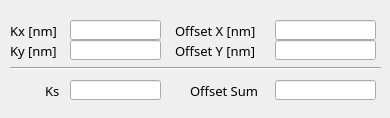
<?xml version="1.0" encoding="UTF-8"?>
<ui version="4.0">
 <class>MainWindow</class>
 <widget class="QMainWindow" name="MainWindow">
  <property name="geometry">
   <rect>
    <x>0</x>
    <y>0</y>
    <width>390</width>
    <height>118</height>
   </rect>
  </property>
  <property name="windowTitle">
   <string>Scaling Coefficients</string>
  </property>
  <property name="Title" stdset="0">
   <string>Kx,Ky &gt;&gt; $(BPM)</string>
  </property>
  <widget class="QWidget" name="centralwidget">
   <widget class="caTextEntry" name="phase_offset">
    <property name="geometry">
     <rect>
      <x>70</x>
      <y>20</y>
      <width>91</width>
      <height>20</height>
     </rect>
    </property>
    <property name="font">
     <font>
      <family>Sans Serif</family>
      <pointsize>9</pointsize>
     </font>
    </property>
    <property name="alignment">
     <set>Qt::AlignRight|Qt::AlignTrailing|Qt::AlignVCenter</set>
    </property>
    <property name="channel" stdset="0">
     <string notr="true">$(BPM):kx</string>
    </property>
    <property name="foreground">
     <color>
      <red>170</red>
      <green>0</green>
      <blue>0</blue>
     </color>
    </property>
    <property name="background">
     <color>
      <red>255</red>
      <green>255</green>
      <blue>127</blue>
     </color>
    </property>
    <property name="colorMode">
     <enum>caLineEdit::Static</enum>
    </property>
   </widget>
   <widget class="QLabel" name="label_2">
    <property name="geometry">
     <rect>
      <x>10</x>
      <y>20</y>
      <width>56</width>
      <height>21</height>
     </rect>
    </property>
    <property name="font">
     <font>
      <family>Sans Serif</family>
      <pointsize>10</pointsize>
     </font>
    </property>
    <property name="text">
     <string>Kx [nm]</string>
    </property>
   </widget>
   <widget class="QLabel" name="label_3">
    <property name="geometry">
     <rect>
      <x>10</x>
      <y>40</y>
      <width>56</width>
      <height>21</height>
     </rect>
    </property>
    <property name="font">
     <font>
      <family>Sans Serif</family>
      <pointsize>10</pointsize>
     </font>
    </property>
    <property name="text">
     <string>Ky [nm]</string>
    </property>
   </widget>
   <widget class="caTextEntry" name="phase_offset_2">
    <property name="geometry">
     <rect>
      <x>70</x>
      <y>40</y>
      <width>91</width>
      <height>20</height>
     </rect>
    </property>
    <property name="font">
     <font>
      <family>Sans Serif</family>
      <pointsize>9</pointsize>
     </font>
    </property>
    <property name="alignment">
     <set>Qt::AlignRight|Qt::AlignTrailing|Qt::AlignVCenter</set>
    </property>
    <property name="channel" stdset="0">
     <string notr="true">$(BPM):ky</string>
    </property>
    <property name="foreground">
     <color>
      <red>170</red>
      <green>0</green>
      <blue>0</blue>
     </color>
    </property>
    <property name="background">
     <color>
      <red>255</red>
      <green>255</green>
      <blue>127</blue>
     </color>
    </property>
    <property name="colorMode">
     <enum>caLineEdit::Static</enum>
    </property>
   </widget>
   <widget class="caTextEntry" name="phase_offset_3">
    <property name="geometry">
     <rect>
      <x>275</x>
      <y>20</y>
      <width>101</width>
      <height>20</height>
     </rect>
    </property>
    <property name="font">
     <font>
      <family>Sans Serif</family>
      <pointsize>9</pointsize>
     </font>
    </property>
    <property name="alignment">
     <set>Qt::AlignRight|Qt::AlignTrailing|Qt::AlignVCenter</set>
    </property>
    <property name="channel" stdset="0">
     <string notr="true">$(BPM):off_x</string>
    </property>
    <property name="foreground">
     <color>
      <red>170</red>
      <green>0</green>
      <blue>0</blue>
     </color>
    </property>
    <property name="background">
     <color>
      <red>255</red>
      <green>255</green>
      <blue>127</blue>
     </color>
    </property>
    <property name="colorMode">
     <enum>caLineEdit::Static</enum>
    </property>
   </widget>
   <widget class="QLabel" name="label_4">
    <property name="geometry">
     <rect>
      <x>175</x>
      <y>20</y>
      <width>96</width>
      <height>21</height>
     </rect>
    </property>
    <property name="font">
     <font>
      <family>Sans Serif</family>
      <pointsize>10</pointsize>
     </font>
    </property>
    <property name="text">
     <string>Offset X [nm]</string>
    </property>
   </widget>
   <widget class="caTextEntry" name="phase_offset_4">
    <property name="geometry">
     <rect>
      <x>275</x>
      <y>40</y>
      <width>101</width>
      <height>20</height>
     </rect>
    </property>
    <property name="font">
     <font>
      <family>Sans Serif</family>
      <pointsize>9</pointsize>
     </font>
    </property>
    <property name="alignment">
     <set>Qt::AlignRight|Qt::AlignTrailing|Qt::AlignVCenter</set>
    </property>
    <property name="channel" stdset="0">
     <string notr="true">$(BPM):off_y</string>
    </property>
    <property name="foreground">
     <color>
      <red>170</red>
      <green>0</green>
      <blue>0</blue>
     </color>
    </property>
    <property name="background">
     <color>
      <red>255</red>
      <green>255</green>
      <blue>127</blue>
     </color>
    </property>
    <property name="colorMode">
     <enum>caLineEdit::Static</enum>
    </property>
   </widget>
   <widget class="QLabel" name="label_5">
    <property name="geometry">
     <rect>
      <x>175</x>
      <y>40</y>
      <width>96</width>
      <height>21</height>
     </rect>
    </property>
    <property name="font">
     <font>
      <family>Sans Serif</family>
      <pointsize>10</pointsize>
     </font>
    </property>
    <property name="text">
     <string>Offset Y [nm]</string>
    </property>
   </widget>
   <widget class="Line" name="line">
    <property name="geometry">
     <rect>
      <x>10</x>
      <y>60</y>
      <width>371</width>
      <height>16</height>
     </rect>
    </property>
    <property name="orientation">
     <enum>Qt::Horizontal</enum>
    </property>
   </widget>
   <widget class="caTextEntry" name="phase_offset_5">
    <property name="geometry">
     <rect>
      <x>70</x>
      <y>80</y>
      <width>91</width>
      <height>20</height>
     </rect>
    </property>
    <property name="font">
     <font>
      <family>Sans Serif</family>
      <pointsize>9</pointsize>
     </font>
    </property>
    <property name="alignment">
     <set>Qt::AlignRight|Qt::AlignTrailing|Qt::AlignVCenter</set>
    </property>
    <property name="channel" stdset="0">
     <string notr="true">$(BPM):ks</string>
    </property>
    <property name="foreground">
     <color>
      <red>170</red>
      <green>0</green>
      <blue>0</blue>
     </color>
    </property>
    <property name="background">
     <color>
      <red>255</red>
      <green>255</green>
      <blue>127</blue>
     </color>
    </property>
    <property name="colorMode">
     <enum>caLineEdit::Static</enum>
    </property>
   </widget>
   <widget class="caTextEntry" name="phase_offset_6">
    <property name="geometry">
     <rect>
      <x>275</x>
      <y>80</y>
      <width>101</width>
      <height>20</height>
     </rect>
    </property>
    <property name="font">
     <font>
      <family>Sans Serif</family>
      <pointsize>9</pointsize>
     </font>
    </property>
    <property name="alignment">
     <set>Qt::AlignRight|Qt::AlignTrailing|Qt::AlignVCenter</set>
    </property>
    <property name="channel" stdset="0">
     <string notr="true">$(BPM):off_s</string>
    </property>
    <property name="foreground">
     <color>
      <red>170</red>
      <green>0</green>
      <blue>0</blue>
     </color>
    </property>
    <property name="background">
     <color>
      <red>255</red>
      <green>255</green>
      <blue>127</blue>
     </color>
    </property>
    <property name="colorMode">
     <enum>caLineEdit::Static</enum>
    </property>
   </widget>
   <widget class="QLabel" name="label_6">
    <property name="geometry">
     <rect>
      <x>45</x>
      <y>80</y>
      <width>21</width>
      <height>21</height>
     </rect>
    </property>
    <property name="font">
     <font>
      <family>Sans Serif</family>
      <pointsize>10</pointsize>
     </font>
    </property>
    <property name="text">
     <string>Ks</string>
    </property>
   </widget>
   <widget class="QLabel" name="label_7">
    <property name="geometry">
     <rect>
      <x>190</x>
      <y>80</y>
      <width>81</width>
      <height>21</height>
     </rect>
    </property>
    <property name="font">
     <font>
      <family>Sans Serif</family>
      <pointsize>10</pointsize>
     </font>
    </property>
    <property name="text">
     <string>Offset Sum</string>
    </property>
   </widget>
  </widget>
 </widget>
 <customwidgets>
  <customwidget>
   <class>caTextEntry</class>
   <extends>caLineEdit</extends>
   <header>caTextEntry</header>
  </customwidget>
  <customwidget>
   <class>caLineEdit</class>
   <extends>QLineEdit</extends>
   <header>caLineEdit</header>
  </customwidget>
 </customwidgets>
 <resources/>
 <connections/>
</ui>
